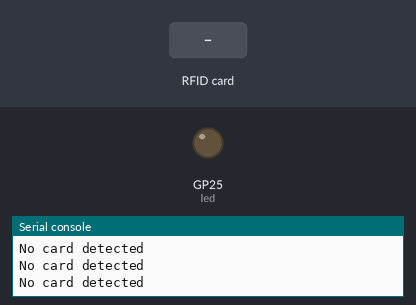
Bench run of a program on a simulated Raspberry Pi Pico running MicroPython. On the bench: output pins drawn as LEDs (lit = HIGH), the last lines printed to the serial console. The test bench sets the inputs (shaded band). The interpreter's speed is modelled, so counts of loop turns are approximate; library files of the repository ran but are not shown: mfrc522.py; pins used as bus, display or sensor lines are not drawn.

Above: at 1.2 s.
1.3 s: RFID card 83 47 34 DA held to the reader
At 2.1 s:
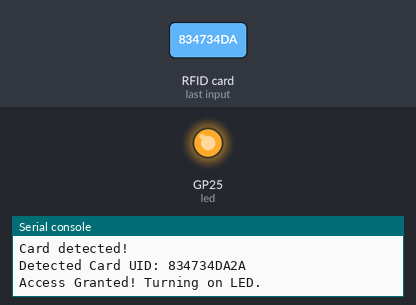
Timing chart, 0 to 8.1 s (numbered marks = the images above; inputs shaded):
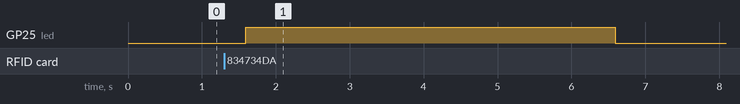

The program:

onboard_led__on_select_card_detect.py
```python
from mfrc522 import MFRC522
import utime
import machine

# Initialize RFID reader with SPI0 on Raspberry Pi Pico
rfid_reader = MFRC522(spi_id=0, sck=2, miso=4, mosi=3, cs=1, rst=0)

# Initialize onboard LED (Pin 25 on Raspberry Pi Pico)
led = machine.Pin(25, machine.Pin.OUT)

# List of authorized card UIDs
authorized_cards = ["834734DA2A", "838E252A02"]

print("Waiting for a card...")

while True:
    # Check if a card is present
    (status, _) = rfid_reader.request(MFRC522.REQIDL)

    if status == rfid_reader.OK:
        print("Card detected!")

        # Get UID of the detected card
        (status, uid) = rfid_reader.anticoll(MFRC522.PICC_ANTICOLL1)

        if status == rfid_reader.OK:
            rfid_card = "".join(["{:02X}".format(i) for i in uid])
            print("Detected Card UID:", rfid_card)

            # Check if the detected card is authorized
            if rfid_card in authorized_cards:
                print("Access Granted! Turning on LED.")
                led.value(1)  # Turn on LED
                utime.sleep(5)  # Keep LED on for 5 seconds
                led.value(0)  # Turn off LED
                print("LED turned off.")
            else:
                print("Access Denied.")

        else:
            print("Failed to read card UID")

    else:
        print("No card detected")

    utime.sleep_ms(500)  # Short delay to prevent excessive polling
```

Measured:
- after the input at 1.3 s, GP25 (led): LOW → HIGH after 0.29 s, → LOW 5.0 s later
